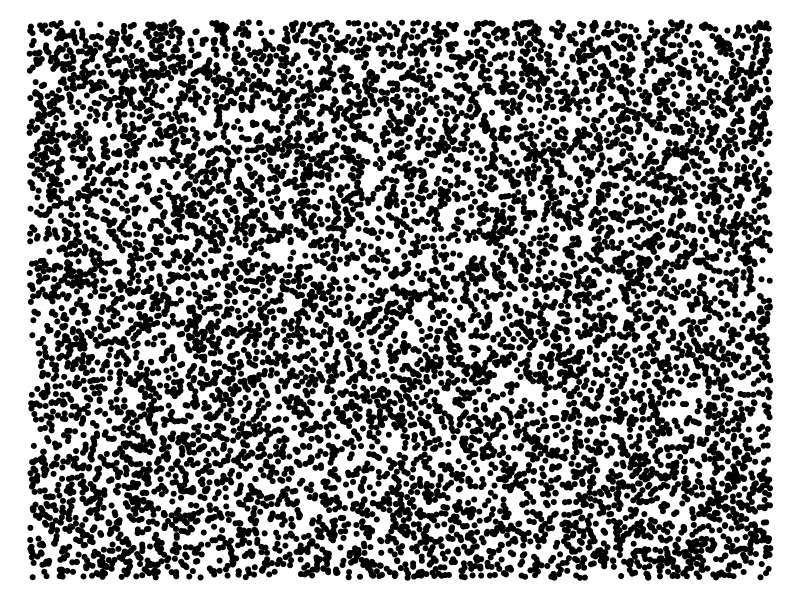

R code for this plot:
png("gcf_art.png",500,300)

par(mar=c(0,0,0,0))

plot(0,0,"n",axes=F,ann=F,xlim=c(-1,1),ylim=c(-1,1))

n = 9999
points(runif(n,-1,1),runif(n,-1,1),pch=20)

dev.off()
